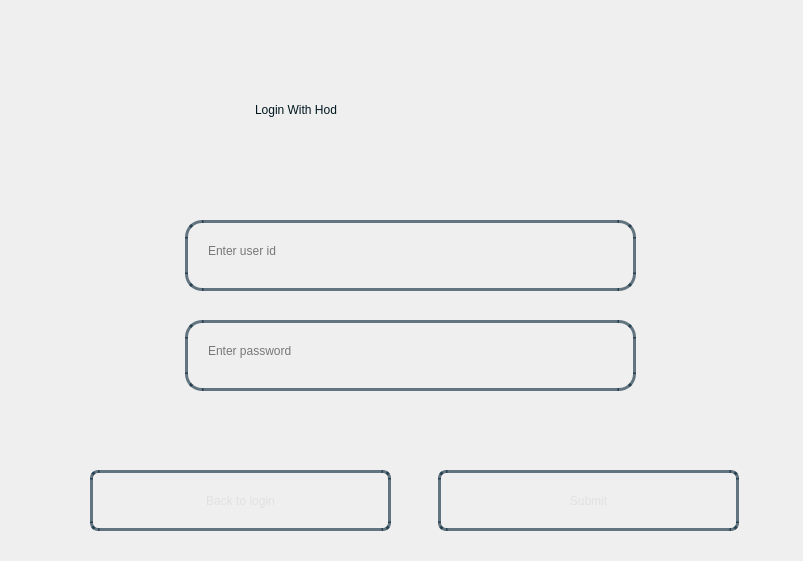
<?xml version="1.0" encoding="UTF-8"?>
<ui version="4.0">
 <class>Dialog</class>
 <widget class="QDialog" name="Dialog">
  <property name="geometry">
   <rect>
    <x>0</x>
    <y>0</y>
    <width>803</width>
    <height>561</height>
   </rect>
  </property>
  <property name="windowTitle">
   <string>Dialog</string>
  </property>
  <widget class="QWidget" name="bgwidget" native="true">
   <property name="geometry">
    <rect>
     <x>-10</x>
     <y>0</y>
     <width>811</width>
     <height>561</height>
    </rect>
   </property>
   <property name="styleSheet">
    <string notr="true">QWidget#bgwidget{
background-color:qlineargradient(x1: 1, y1: 1, x2:1, y2: 0.2, stop: 0 rgba(0, 52, 89,140),
stop: 1 rgba(0, 168, 232,190))
}
</string>
   </property>
   <widget class="QLabel" name="label">
    <property name="geometry">
     <rect>
      <x>265</x>
      <y>54</y>
      <width>421</width>
      <height>111</height>
     </rect>
    </property>
    <property name="styleSheet">
     <string notr="true">font: 24pt &quot;Sans Serif Collection&quot;;
color: rgba(0,23,31,255);
</string>
    </property>
    <property name="text">
     <string>Login With Hod</string>
    </property>
   </widget>
   <widget class="QPushButton" name="submitBtn">
    <property name="geometry">
     <rect>
      <x>448</x>
      <y>470</y>
      <width>301</width>
      <height>61</height>
     </rect>
    </property>
    <property name="styleSheet">
     <string notr="true">QPushButton{
border-radius:8px;
border:3px solid rgba(0,30,50,150);
color:rgba(225,225,225,255);
background-color:rgba(0,0,0,0);
font: 22pt &quot;Sans Serif Collection&quot;;
}
.QPushButton:hover
{
   background-color:white;
	color: rgba(0,30,50,150);
}
</string>
    </property>
    <property name="text">
     <string>Submit</string>
    </property>
   </widget>
   <widget class="QLabel" name="error">
    <property name="geometry">
     <rect>
      <x>210</x>
      <y>400</y>
      <width>441</width>
      <height>41</height>
     </rect>
    </property>
    <property name="styleSheet">
     <string notr="true">font: 14pt &quot;Sans Serif Collection&quot;;
color:red;
background-color: rgba(0,0,0,0);</string>
    </property>
    <property name="text">
     <string/>
    </property>
   </widget>
   <widget class="QPushButton" name="backBtn">
    <property name="geometry">
     <rect>
      <x>100</x>
      <y>470</y>
      <width>301</width>
      <height>61</height>
     </rect>
    </property>
    <property name="styleSheet">
     <string notr="true">QPushButton{
border-radius:8px;
border:3px solid rgba(0,30,50,150);
color:rgba(225,225,225,255);
background-color:rgba(0,0,0,0);
font: 22pt &quot;Sans Serif Collection&quot;;
}
.QPushButton:hover
{
   background-color:white;
	color: rgba(0,30,50,150);
}
</string>
    </property>
    <property name="text">
     <string>Back to login</string>
    </property>
   </widget>
   <widget class="QLineEdit" name="userId">
    <property name="geometry">
     <rect>
      <x>195</x>
      <y>220</y>
      <width>451</width>
      <height>71</height>
     </rect>
    </property>
    <property name="styleSheet">
     <string notr="true">.QLineEdit{
border-radius:17px;
background-color:rgba(0,0,0,0);
border:3px solid rgba(0,30,50,150);
font: 18pt &quot;Sans Serif Collection&quot;;
padding:18px;
padding-top:8px;
}

.QLineEdit:focus{
	background-color:rgba(255,255,255,255);

}
	</string>
    </property>
    <property name="text">
     <string/>
    </property>
    <property name="placeholderText">
     <string>Enter user id</string>
    </property>
    <property name="clearButtonEnabled">
     <bool>true</bool>
    </property>
   </widget>
   <widget class="QLineEdit" name="password">
    <property name="geometry">
     <rect>
      <x>195</x>
      <y>320</y>
      <width>451</width>
      <height>71</height>
     </rect>
    </property>
    <property name="styleSheet">
     <string notr="true">.QLineEdit{
border-radius:17px;
background-color:rgba(0,0,0,0);
border:3px solid rgba(0,30,50,150);
font: 18pt &quot;Sans Serif Collection&quot;;
padding:18px;
padding-top:8px;
}

.QLineEdit:focus{
	background-color:rgba(255,255,255,255);

}
	</string>
    </property>
    <property name="text">
     <string/>
    </property>
    <property name="placeholderText">
     <string>Enter password</string>
    </property>
    <property name="clearButtonEnabled">
     <bool>true</bool>
    </property>
   </widget>
  </widget>
 </widget>
 <resources/>
 <connections/>
</ui>
